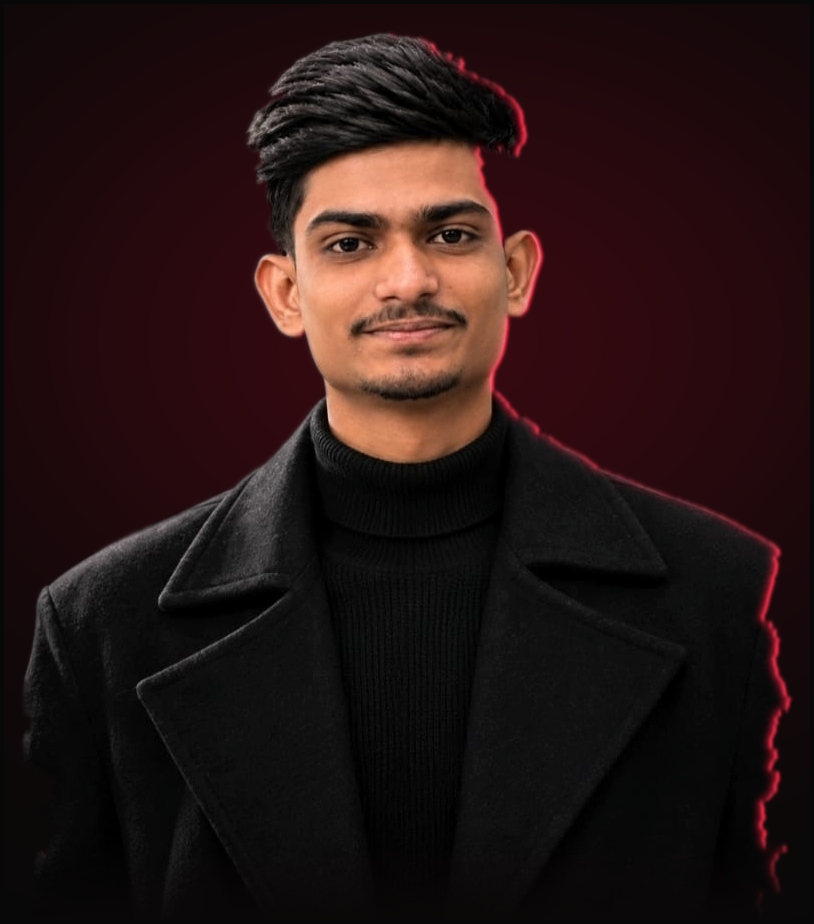
#> input picture NEW IMAGE FOR WEBSITE.jpeg, 814 x 924 px, found by its file name
$ python find_exact_edges.py
#> lines starting #> are read from the running program, lines starting #| are printed output that depends on the picture; after the words box and inside, x2 and y2 are one past the last pixel; in counts of white or black regions, pixels touching at a corner belong together
import numpy as np
from PIL import Image

im = Image.open("NEW IMAGE FOR WEBSITE.jpeg")
#> im is the input picture: PIL image 814x924 RGB; mean R, G, B 37.7, 20.6, 20.1
arr = np.array(im)
h, w, _ = arr.shape
#> h = 924; w = 814
r = arr[:, :, 0].astype(float)
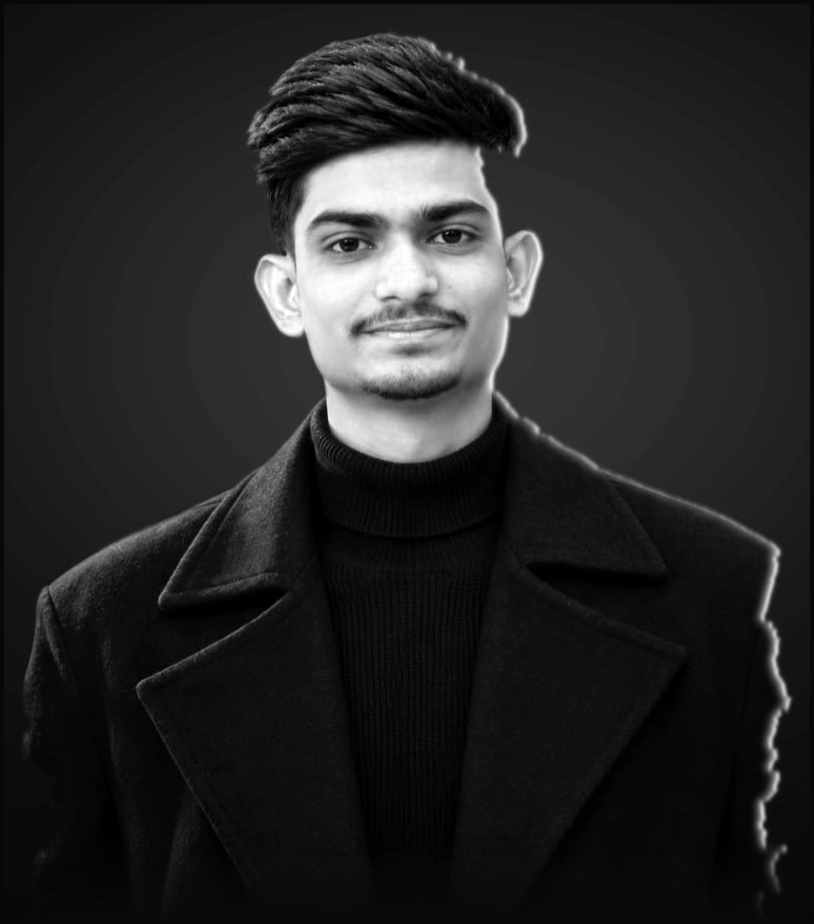
#> r: shape (924, 814) float64; min 0, max 255, mean 37.7
g = arr[:, :, 1].astype(float)
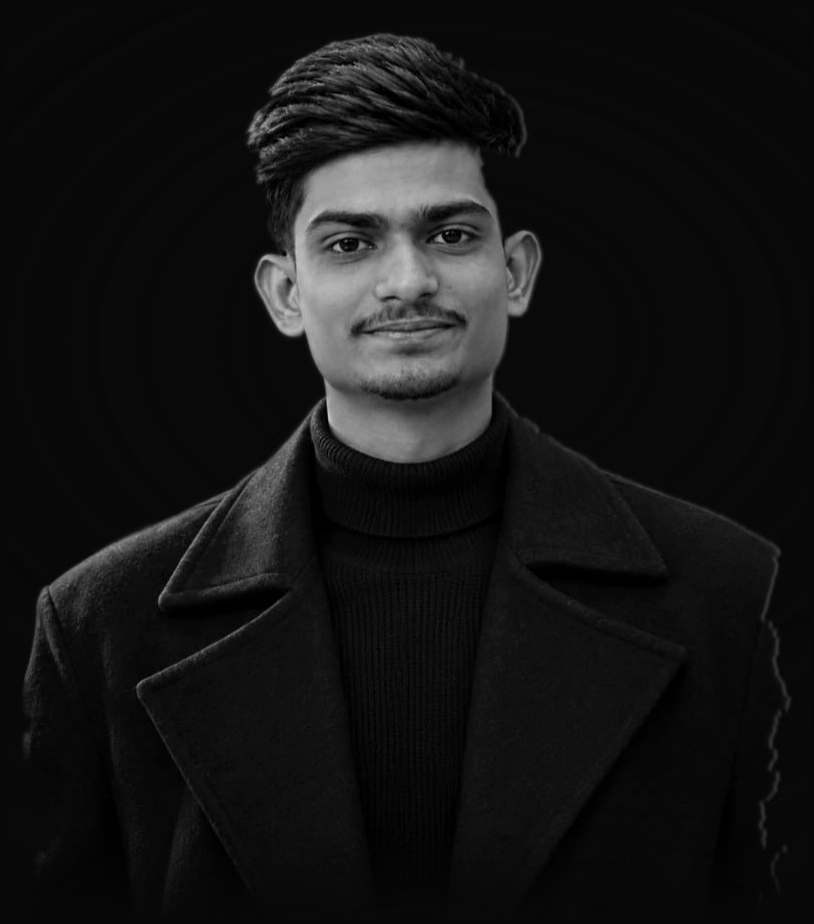
#> g: shape (924, 814) float64; min 0, max 200, mean 20.6
b = arr[:, :, 2].astype(float)
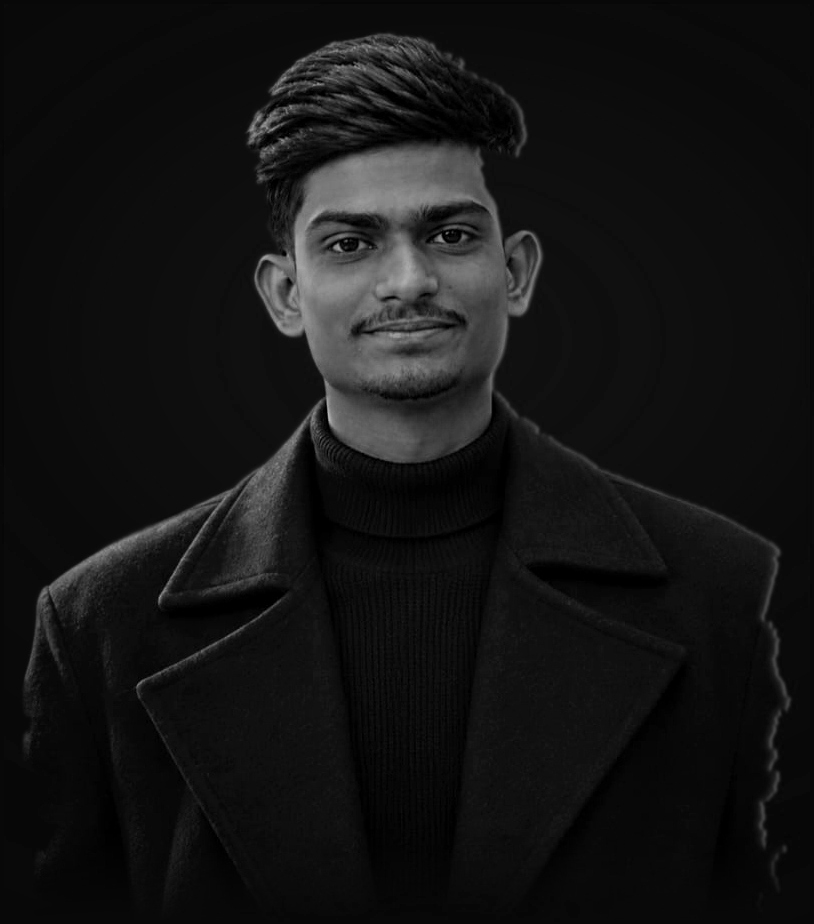
#> b: shape (924, 814) float64; min 0, max 184, mean 20.1

skin = (r > 95) & (g > 40) & (b > 20) & ((r - g) > 12) & (r > b)
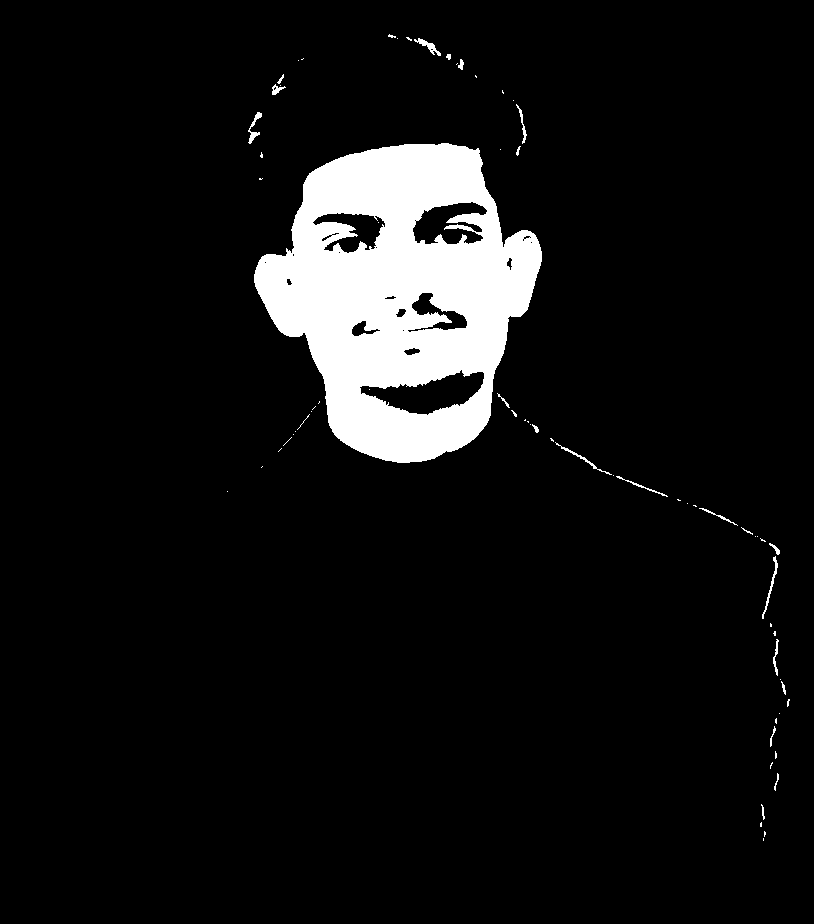
#> skin: shape (924, 814) bool; 7.5% white; 70 white regions (48 under 20 px), largest, box (x1, y1, x2, y2) and area: (254, 143, 542, 463) 54836, (762, 556, 778, 619) 150, (414, 38, 441, 56) 143

# For each Y in face region (240 to 450), find min and max X of skin:
print("Skin boundaries:")
for y in range(240, 460, 20):
    xs = np.where(skin[y, :])[0]
    if len(xs) > 0:
        print(f"Y={y}: skin left={xs.min()}, right={xs.max()}")
#> this loop made 11 passes
#| Y=240: skin left=292, right=537
#| Y=260: skin left=259, right=541
#| Y=280: skin left=254, right=535
#| Y=300: skin left=262, right=529
#| Y=320: skin left=273, right=508
#| Y=340: skin left=307, right=506
#| Y=360: skin left=314, right=500
#| Y=380: skin left=324, right=492
#> (further printed lines are left out)

# For coat region (460 to 920):
# Coat is dark wool, but has luminance > 12 (background near border is 6-8)
# Let's inspect where coat edge is:
print("\nCoat boundaries:")
for y in range(460, 920, 50):
    # Coat center is around 420. Look outward from 420 to left and right:
    # Coat has distinct texture/values
    # In each row, let's see where the edge drops to background (< 15)
    row = arr[y, :, :].mean(axis=-1)
    # find where row > 15
    above_bg = np.where(row > 15)[0]
    if len(above_bg) > 0:
        print(f"Y={y}: row > 15 range: {above_bg.min()} to {above_bg.max()}")
#> this loop made 10 passes
#| Y=460: row > 15 range: 28 to 809
#| Y=510: row > 15 range: 60 to 808
#| Y=560: row > 15 range: 65 to 781
#| Y=610: row > 15 range: 34 to 770
#| Y=660: row > 15 range: 28 to 778
#| Y=710: row > 15 range: 23 to 789
#| Y=760: row > 15 range: 25 to 778
#| Y=810: row > 15 range: 134 to 766
#> (further printed lines are left out)
